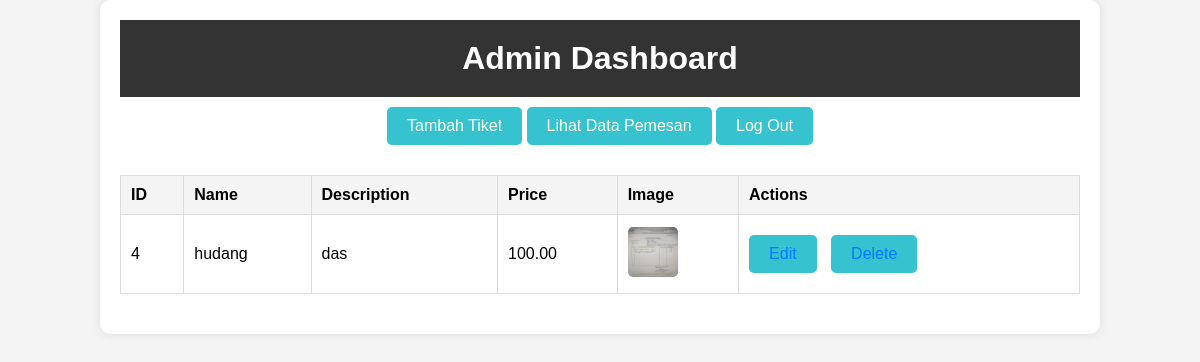
Page /admin/dashboard.php (signed in) on the committed database.
### tables this page shows
CREATE TABLE `tickets` (
  `id` int(11) NOT NULL,
  `name` varchar(255) NOT NULL,
  `description` text NOT NULL,
  `price` decimal(10,2) NOT NULL,
  `image` varchar(255) NOT NULL
);

### admin/dashboard.php (the view, shortened to what this page needs)
<?php
include('../includes/config.php');
$query = "SELECT * FROM tickets";
$result = mysqli_query($conn, $query);
?>
<!DOCTYPE html>
<html lang="en">
<head>
    <link rel="stylesheet" href="../css/dashboard.css">
</head>
<body>
    <div class="container">
        <h1>Admin Dashboard</h1>
        <nav>
            <a href="add_ticket.php">Tambah Tiket</a>
            <a href="view_orders.php">Lihat Data Pemesan</a>
            <a href="logout.php">Log Out</a>
        </nav>
        <table>
            <thead>
                <tr>
                    <th>ID</th>
                    <th>Name</th>
                    <th>Description</th>
                    <th>Price</th>
                    <th>Image</th>
                    <th>Actions</th>
                </tr>
            </thead>
            <tbody>
                <?php while ($ticket = mysqli_fetch_assoc($result)) { ?>
                    <tr>
                        <td><?php echo $ticket['id']; ?></td>
                        <td><?php echo $ticket['name']; ?></td>
                        <td><?php echo $ticket['description']; ?></td>
                        <td><?php echo $ticket['price']; ?></td>
                        <td><img src="../images/<?php echo $ticket['image']; ?>" width="50" height="50"></td>
                        <td>
                            <a href="edit_ticket.php?id=<?php echo $ticket['id']; ?>">Edit</a>
                            <a href="delete_ticket.php?id=<?php echo $ticket['id']; ?>">Delete</a>
                        </td>
                    </tr>
                <?php } ?>
            </tbody>
        </table>
    </div>
</body>
</html>

### css/dashboard.css (style rules this page uses)
body { font-family: Arial, sans-serif; background-color: #f4f4f4; margin: 0; padding: 0; }
h1 { background-color: #333; color: #fff; text-align: center; padding: 20px 0; margin: 0; }
a { display: inline-block; margin: 10px 0; padding: 10px 20px; text-decoration: none; color: #fff; background-color: #36C2CE; border-radius: 5px; transition: background-color 0.3s; }
table { width: 100%; margin: 20px 0; border-collapse: collapse; }
th, td { padding: 10px; border: 1px solid #ddd; text-align: left; }
th { background-color: #f4f4f4; }
td img { border-radius: 5px; }
td a { display: inline-block; margin-right: 10px; color: #007BFF; text-decoration: none; }
.container { width: 80%; margin: 0 auto; padding: 20px; background-color: #fff; box-shadow: 0 0 10px rgba(0, 0, 0, 0.1); border-radius: 10px; }
nav { text-align: center; margin-bottom: 20px; }

### rows in the picture
tickets: id "4", name "hudang", description "das", price "100.00", image (picture)
